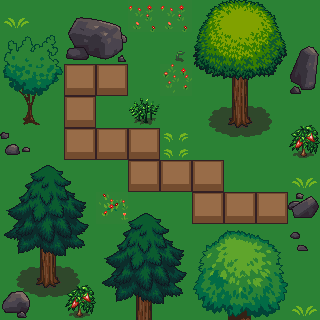

Rendered tile map (Tiled .tmx) drawn with the repository's tilesets; below, a short description and the map source with its tile grids summarised:
An orthogonal 10x10 tile map with 32x32 px tiles, 3 tile layers (Tile Layer 1, Tile Layer 2, Tile Layer 3) and 13 objects (2x CoinEntity, mainPlayer).

<map version="1.0" tiledversion="1.1.6" orientation="orthogonal" renderorder="right-down" width="10" height="10" tilewidth="32" tileheight="32" infinite="0" nextobjectid="16">
 <tileset firstgid="1" source="2.5d.tsx" />
 <layer name="Tile Layer 1" width="10" height="10">
  <data>[100 cells, 100 non-empty, 1 distinct tile ids]</data>
 </layer>
 <layer name="Tile Layer 2" width="10" height="10">
  <data>[100 cells, 50 non-empty, 28 distinct tile ids]</data>
 </layer>
 <layer name="Tile Layer 3" width="10" height="10">
  <data>[100 cells, 47 non-empty, 44 distinct tile ids]</data>
 </layer>
 <objectgroup name="Player">
  <object id="1" name="mainPlayer" x="256" y="191.486" width="32" height="32">
   <properties>
    <property name="framewidth" value="32" />
    <property name="image" value="gripe_run_right" />
   </properties>
  </object>
 </objectgroup>
 <objectgroup name="Coins">
  <object id="2" name="CoinEntity" x="127.994" y="159.233" width="32" height="32">
   <properties>
    <property name="framewidth" value="32" />
    <property name="image" value="spinning_coin_gold" />
   </properties>
  </object>
  <object id="4" name="CoinEntity" x="95.2901" y="62.9858" width="32" height="32">
   <properties>
    <property name="framewidth" value="32" />
    <property name="image" value="spinning_coin_gold" />
   </properties>
  </object>
 </objectgroup>
 <objectgroup name="Collision">
  <object id="5" x="-0.970214" y="-1.94043" width="60.1533" height="322.111" />
  <object id="6" x="56.2724" y="-1.94043" width="262.928" height="58.2129" />
  <object id="7" x="137.77" y="50.4511" width="180.46" height="70.8257" />
  <object id="8" x="102.843" y="102.843" width="40.749" height="18.4341" />
  <object id="9" x="167.847" y="107.694" width="151.353" height="45.6001" />
  <object id="11" x="229.941" y="143.592" width="88.2895" height="41.7192" />
  <object id="12" x="-4.85107" y="228.971" width="325.022" height="91.2002" />
  <object id="13" x="52.3916" y="162.996" width="68.8852" height="72.7661" />
  <object id="14" x="118.366" y="199.864" width="67.915" height="33.9575" />
  <object id="15" x="293.975" y="165.907" width="26.1958" height="89.2597" />
 </objectgroup>
</map>
